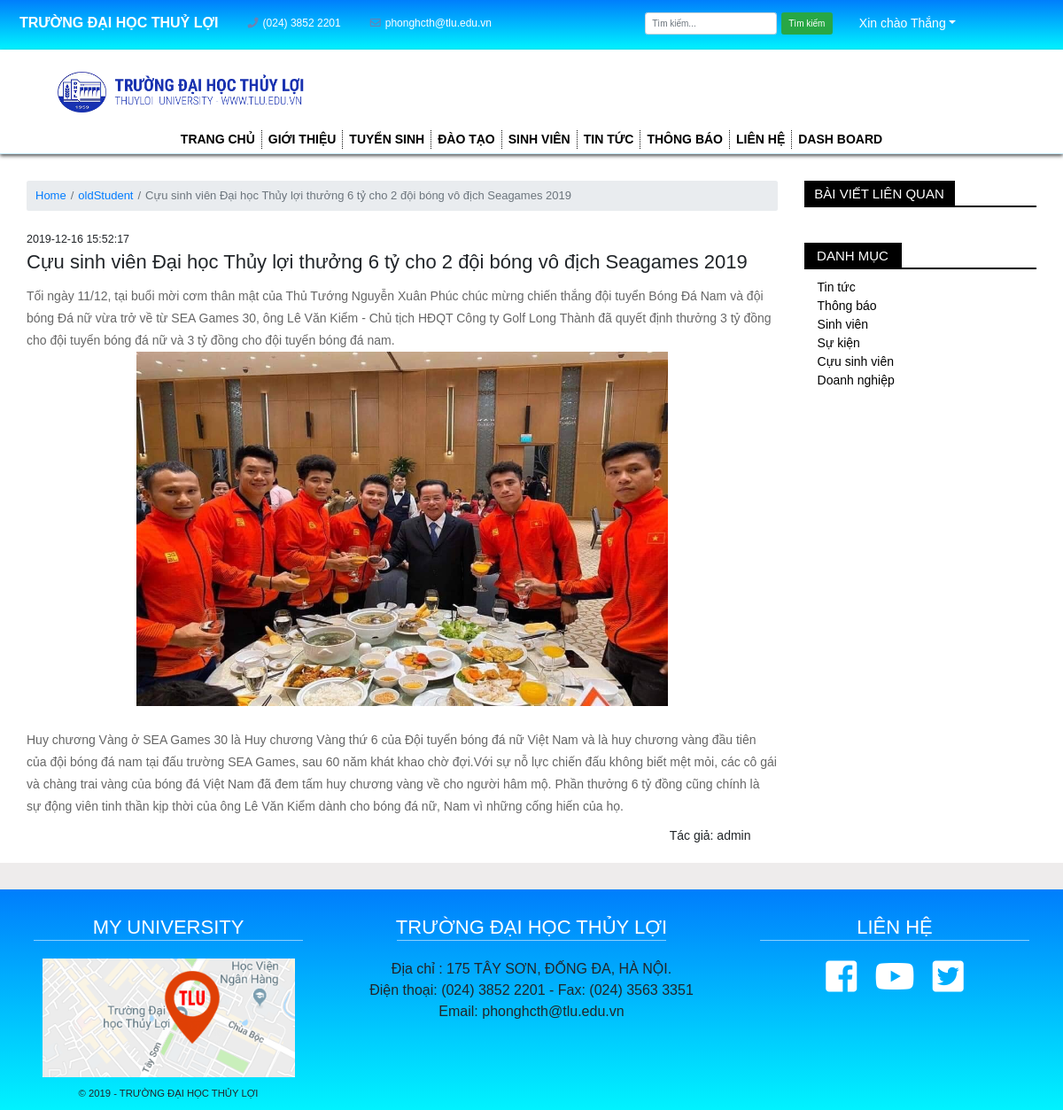
Screenshot of /index.php?category=oldStudent&idPost=10 (signed in) with the database file from the repository.
### tables this page shows
CREATE TABLE `Account` (
  `accID` tinyint(1) UNSIGNED NOT NULL,
  `userID` char(11) DEFAULT NULL,
  `firstName` varchar(30) NOT NULL,
  `lastName` varchar(30) NOT NULL,
  `email` varchar(50) NOT NULL,
  `password` varchar(100) NOT NULL,
  `level` tinyint(1) DEFAULT '3',
  `created` datetime DEFAULT CURRENT_TIMESTAMP
);

CREATE TABLE `Posts` (
  `idPost` tinyint(1) NOT NULL,
  `category` varchar(50) NOT NULL,
  `titlePost` varchar(255) DEFAULT NULL,
  `content` text NOT NULL,
  `imgPost` text NOT NULL,
  `author` varchar(30) NOT NULL,
  `accID` tinyint(1) UNSIGNED NOT NULL,
  `dateCreated` datetime DEFAULT CURRENT_TIMESTAMP,
  `description` varchar(255) NOT NULL
);

### layout/post.php (the view, shortened to what this page needs)
<?php
    if(isset($_GET['idPost'])){
        $idPost=$_GET['idPost'];
    }
?>
<section class="inner-content mt-5">
    <div class="container">
        <?php
        $sql="SELECT * FROM Posts WHERE category like '$category' AND idPost = '$idPost' ORDER BY idPost DESC ";
            $news=mysqli_query($conn, $sql);
            while ($row=mysqli_fetch_array($news)) {
        ?>
        <div class="row">
            <div class="col-md-9 col-12">
                <nav aria-label="breadcrumb">
                    <ol class="breadcrumb f-13">
                        <li class="breadcrumb-item"><a href="index.php">Home</a></li>
                        <li class="breadcrumb-item"><a href=""><?= $row['category']?></a></li>
                        <li class="breadcrumb-item active" aria-current="page"><?= $row['titlePost']?></li>
                    </ol>
                </nav>
                <article class="pt-4">
                    <h5><?= $row['dateCreated'] ;?></h5>
                    <h2><?= $row['titlePost']?></h2>
                    <div class="text"><?= $row['content']?></div>
                    <div class="author float-right pr-5">Tác giả: <?= $row['author']?></div>
                </article>
            </div>
            <?php }?>
            <div class="col-md-3 col-12">
                <div class="title-post">
                    <h3>Bài viết liên quan</h3>
                </div>
                <div class="list-category">
                    <ul class="container pt-3 pl-3">
                    </ul>
                    <div class="notify category mt-5">
                        <h3>Danh mục</h3>
                    </div>
                    <ul class="container pt-3 pl-3">
                        <li><i class="fas fa-caret-right pr-2"></i><a href="#">Tin tức</a></li>
                        <li><i class="fas fa-caret-right pr-2"></i><a href="#">Thông báo</a></li>
                        <li><i class="fas fa-caret-right pr-2"></i><a href="#">Sinh viên</a></li>
                        <li><i class="fas fa-caret-right pr-2"></i><a href="#">Sự kiện</a></li>
                        <li><i class="fas fa-caret-right pr-2"></i><a href="#">Cựu sinh viên</a></li>
                        <li><i class="fas fa-caret-right pr-2"></i><a href="#">Doanh nghiệp</a></li>
                    </ul>
                </div>
            </div>
        </div>
    </div>
</section>

### layout/top-header.php (shortened to what this page needs)
<div class="top-header">
    <div class="container-fluid">
        <div class="row inner-header">
            <div class="col-md-6 position-relative">
                <div id="left-top-header">
                    <ul>
                        <div class="d-flex justify-content-around align-items-center inner-top-left">
                            <div class="name-school">
                                <li><a href=""><span>Trường đại học Thuỷ Lợi<span></a></li>
                            </div>
                            <div class="info-contact">
                                <li>
                                    <i class="fas fa-phone"></i>
                                    <a href="#">(024) 3852 2201</a>
                                </li>
                                <li>
                                    <i class="far fa-envelope"></i>
                                    <a href="#">phonghcth@tlu.edu.vn</a>
                                </li>
                            </div>
                        </div>
                    </ul>
                </div>
            </div>
            <div class="col-md-6 p-auto">
                <div id="right-top-header">
                    <div class="d-flex justify-content-center align-items-center inner-top-right">
                        <div class="search">
                            <form action="" class="form-inline mr-5">
                                <input class="form-control mr-2" type="text" placeholder="Tìm kiếm...">
                                <button type="submit" class="btn btn-success">Tìm kiếm</button>
                            </form>
                        </div>
                        <div class="login">
                            <?php if (isset($_SESSION['idUser'])) {
                                $accID = $_SESSION['idUser'];
                                $sql = "SELECT * FROM Account WHERE accID = $accID ";
                                $user = mysqli_query($conn, $sql);
                                $row = mysqli_fetch_array($user);
                            ?>
                                <div class="dropdown">
                                    <span class="dropdown-toggle" data-toggle="dropdown">Xin chào <?= $row['lastName']; ?></span>
                                </div>
                            <?php } else { ?>
                                <i class="fas fa-sign-out-alt"></i><a href="#" class="lg"data-toggle="modal" data-target="#login-form">Login/Register</a>
                            <?php } ?>
                        </div>
                    </div>
                </div>
            </div>
        </div>
    </div>
</div>

### css/style.css (style rules this page uses)
* { margin: 0; padding: 0; box-sizing: border-box; font-family: sans-serif; font-size: 62.5%; }
.container-fluid { padding-left: 0; padding-right: 0; }
.container { padding-left: 0; padding-right: 0; }
.top-header { background: linear-gradient(180deg, #007efc 0%, #00f3ff 100%); padding: 0.8rem; }
#left-top-header ul { display: flex; }
#left-top-header ul li { display: inline-block; padding: 0 1.4rem; }
#left-top-header ul li a, #left-top-header ul li i { font-size: 1.2rem; color: #FFF; }
#left-top-header ul li i { padding: 0 0.5rem; color: #6b82b3; }
#left-top-header .name-school span { text-transform: uppercase; font-weight: 700; font-size: 1.6rem; }
#left-top-header a, #left-top-header i { font-size: 1.6rem; color: #FFF; }
.inner-top-left>div { margin-top: 0.6rem; }
.inner-top-right>div { margin-top: 0.6rem; }
.login * { font-size: 1.4rem; }
.login .dropdown span { color: #FFF; cursor: pointer; }
.dropdown { position: relative; display: inline-block; }
.title-news h3, .notify h3 , .title-post h3 { width: 8rem; height: 3rem; font-size: 1.5rem; font-weight: 500; background: transparent; text-transform: uppercase; color: #FFF; background-color: #f9c100; display: flex; align-items: center; justify-content: space-around; margin-bottom: 1.8rem; }
.notify h3 { width: 11rem; background-color: #000; }
.title-post h3 { width: 17rem; background-color: #000; }
.notify::after, .title-post::after { content: '.'; display: block; font-size: 0; height: 1px; width: 100%; border-top: 2px solid #000; margin-top: -2rem; }
.f-13 * { font-size: 1.3rem; }
.list-category ul li { list-style-type: none; }
.list-category ul li a { font-size: 1.4rem; color: #000; }
.author { font-size: 1.4rem; }
article .text p { margin-top: 1.2rem; font-size: 1.4rem !important; line-height: 1.8; color:#666; }
article h2 { font-size: 2.2rem; }

### rows the page displays
account: lastName "Thắng"
posts: category "oldStudent", titlePost "Cựu sinh viên Đại học Thủy lợi thưởng 6 tỷ cho 2 đội bóng vô địch Seagames 2019", dateCreated "2019-12-16 15:52:17", content "Tối ngày 11/12, tại buổi mời cơm thân mật của Thủ Tướng Nguyễn Xuân Phúc chúc mừng chiến thắng đội tuyển Bóng Đá Nam và đội bóng Đá nữ vừa trở về từ SEA Games 30, ông Lê Văn Kiểm - Chủ tịch HĐQT Công ty Golf Long Thành đã quyết định thưởng 3 tỷ đồng cho đội tuyển bóng đá nữ và 3 tỷ đồng cho đội tuyển bóng đá nam. Huy chương Vàng ở SEA Games 30 là Huy chương Vàng thứ 6 của Đội tuyển bóng đá nữ Việt Nam và là huy chương vàng đầu tiên của đội bóng đá nam tại đấu trường SEA Games, sau 60 năm khát khao chờ đợi.Với sự nỗ lực chiến đấu không biết mệt mỏi, các cô gái và chàng trai vàng của bóng đá Việt Nam đã đem tấm huy chương vàng về cho người hâm mộ. Phần thưởng 6 tỷ đồng cũng chính là sự động…", content (picture), author "admin"
